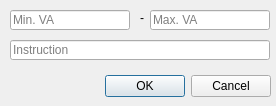
<?xml version="1.0" encoding="UTF-8"?>
<ui version="4.0">
 <class>SimpleFilterDialog</class>
 <widget class="QDialog" name="SimpleFilterDialog">
  <property name="geometry">
   <rect>
    <x>0</x>
    <y>0</y>
    <width>276</width>
    <height>106</height>
   </rect>
  </property>
  <property name="windowTitle">
   <string>Trace Filter</string>
  </property>
  <widget class="QDialogButtonBox" name="buttonBox">
   <property name="geometry">
    <rect>
     <x>-70</x>
     <y>70</y>
     <width>341</width>
     <height>32</height>
    </rect>
   </property>
   <property name="orientation">
    <enum>Qt::Horizontal</enum>
   </property>
   <property name="standardButtons">
    <set>QDialogButtonBox::Cancel|QDialogButtonBox::Ok</set>
   </property>
  </widget>
  <widget class="QLineEdit" name="lineEdit_mnemonic">
   <property name="geometry">
    <rect>
     <x>10</x>
     <y>40</y>
     <width>260</width>
     <height>20</height>
    </rect>
   </property>
   <property name="placeholderText">
    <string>Instruction</string>
   </property>
  </widget>
  <widget class="QLineEdit" name="lineEdit_min_va">
   <property name="geometry">
    <rect>
     <x>10</x>
     <y>10</y>
     <width>120</width>
     <height>20</height>
    </rect>
   </property>
   <property name="placeholderText">
    <string>Min. VA</string>
   </property>
  </widget>
  <widget class="QLineEdit" name="lineEdit_max_va">
   <property name="geometry">
    <rect>
     <x>150</x>
     <y>10</y>
     <width>120</width>
     <height>20</height>
    </rect>
   </property>
   <property name="placeholderText">
    <string>Max. VA</string>
   </property>
  </widget>
  <widget class="QLabel" name="va_range_dash">
   <property name="geometry">
    <rect>
     <x>140</x>
     <y>10</y>
     <width>16</width>
     <height>16</height>
    </rect>
   </property>
   <property name="text">
    <string>-</string>
   </property>
  </widget>
 </widget>
 <tabstops>
  <tabstop>lineEdit_mnemonic</tabstop>
 </tabstops>
 <resources/>
 <connections>
  <connection>
   <sender>buttonBox</sender>
   <signal>accepted()</signal>
   <receiver>SimpleFilterDialog</receiver>
   <slot>accept()</slot>
   <hints>
    <hint type="sourcelabel">
     <x>248</x>
     <y>254</y>
    </hint>
    <hint type="destinationlabel">
     <x>157</x>
     <y>274</y>
    </hint>
   </hints>
  </connection>
  <connection>
   <sender>buttonBox</sender>
   <signal>rejected()</signal>
   <receiver>SimpleFilterDialog</receiver>
   <slot>reject()</slot>
   <hints>
    <hint type="sourcelabel">
     <x>316</x>
     <y>260</y>
    </hint>
    <hint type="destinationlabel">
     <x>286</x>
     <y>274</y>
    </hint>
   </hints>
  </connection>
 </connections>
</ui>
